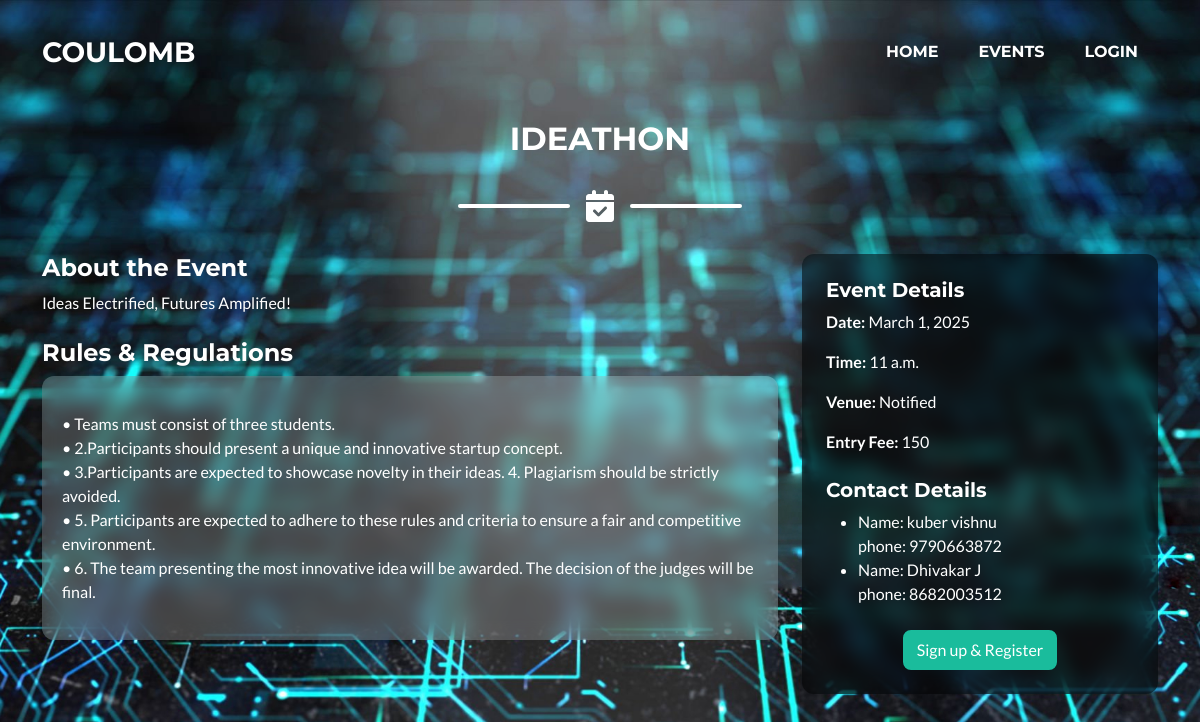
Screenshot of /event_detail/8/ with the database file from the repository.
### event_registration/models.py (models this page shows, shortened)
class event(models.Model):
    name = models.CharField(max_length=100)
    description = models.TextField(null=True,blank=True)
    date = models.DateField()
    time = models.TimeField(null=True,blank=True)
    rules_and_regulations = models.TextField(null=True,blank=True)
    venue = models.CharField(max_length=100,null=True,blank=True)
    image = models.ImageField(upload_to='event_registration/images',null=True,blank=True)
    participants = models.ManyToManyField(Participant,related_name='events',blank=True)
    team_size = models.IntegerField(null=True,blank=True)

class organizer(models.Model):
    name = models.CharField(max_length=100)
    phone = models.CharField(max_length=10,null=True,blank=True)
    event = models.ForeignKey(event,on_delete=models.CASCADE,related_name='organizers')

### event_registration/views.py (the view)
# urls.py: path('event_detail/<int:id>/',views.event_detail,name='event_detail'),
def event_detail(request,id):
    event_detail = event.objects.get(id=id)
    registered = False
    if request.user.is_authenticated:
        profile = Participant.objects.get(user=request.user)
        if profile in event_detail.participants.all():
            registered = True
    organizer = event_detail.organizers.all()
    context = {'event':event_detail,
               'registered':registered,
               'organizers':organizer}
    return render(request,'event.html',context)

### event_registration/templates/event.html (shortened to what this page needs)
{% extends 'layout.html' %}
{% load static %}
{% load socialaccount %}
{% block content %}
<br><br><br>
<section class="page-section bg-light py-5" id="event-details">
    <div class="container">
        <h2 class="text-center text-uppercase text-secondary mb-4">{{ event.name }}</h2>
        <div class="divider-custom">
            <div class="divider-custom-line"></div>
            <div class="divider-custom-icon"><i class="fas fa-calendar-check"></i></div>
            <div class="divider-custom-line"></div>
        </div>
        <div class="row">
            <div class="col-md-8">
                <h4 class="text-primary">About the Event</h4>
                <p class="text-primary">{{ event.description }}</p>
                <h4 class="text-primary mt-4">Rules & Regulations</h4>
                <div class="glassy-box">
                    <p>{{ event.rules_and_regulations|linebreaks }}</p>
                </div>
            </div>
            <div class="col-md-4">
                <div class="event-info-box p-4 black-glassy-box">
                    <h5 class="text-secondary">Event Details</h5>
                    <p><strong>Date:</strong> {{ event.date }}</p>
                    <p><strong>Time:</strong> {{ event.time }}</p>
                    <p><strong>Venue:</strong> Notified</p>
                    <p><strong>Entry Fee:</strong> 150</p>
                    <h5 class="text-secondary mt-4">Contact Details</h5>
                    <ul>
                        {% for organizer in organizers %}
                            <li>Name: {{ organizer.name }} </li>
                            phone: {{ organizer.phone }} <br>
                        {% endfor %}
                    </ul>
                    <div class="text-center mt-4">
                        {% if user.is_authenticated and not registered %}
                            <button class="btn btn-primary" id="openRegisterModal" data-bs-toggle="modal" data-bs-target="#registerModal">
                                Register
                            </button>
                        {% elif not user.is_authenticated %}
                            <a href="{% url 'register'%}" class="btn btn-primary">
                                Sign up & Register
                            </a>
                        {% else %}
                            <p class="text-success mt-2">You are already registered for this event.</p>
                        {% endif %}
                    </div>
                </div>
            </div>
        </div>
    </div>
</section>
{% endblock %}

### event_registration/templates/event.html (style rules this page uses)
.glassy-box { background: rgba(255, 255, 255, 0.2); backdrop-filter: blur(10px); border-radius: 12px; padding: 20px; color: white; }
.black-glassy-box { background: rgba(0, 0, 0, 0.5); backdrop-filter: blur(10px); border-radius: 12px; padding: 20px; color: white; }

### rows the page displays
event: name "IDEATHON", description "Ideas Electrified, Futures Amplified!", rules_and_regulations "• Teams must consist of three students. • 2.Participants should present a unique and innovative startup concept. • 3.Participants are expected to showcase novelty in their ideas. 4. Plagiarism should be strictly avoided. • 5. Participants are expected to adhere to these rules and criteria to ensure a fair and competitive environment. • 6. The team presenting the most innovative idea will be awarded. The decision of the judges will be final.", date "March 1, 2025", time "11 a.m."
organizer: name "kuber vishnu", phone "9790663872"
organizer: name "Dhivakar J", phone "8682003512"
